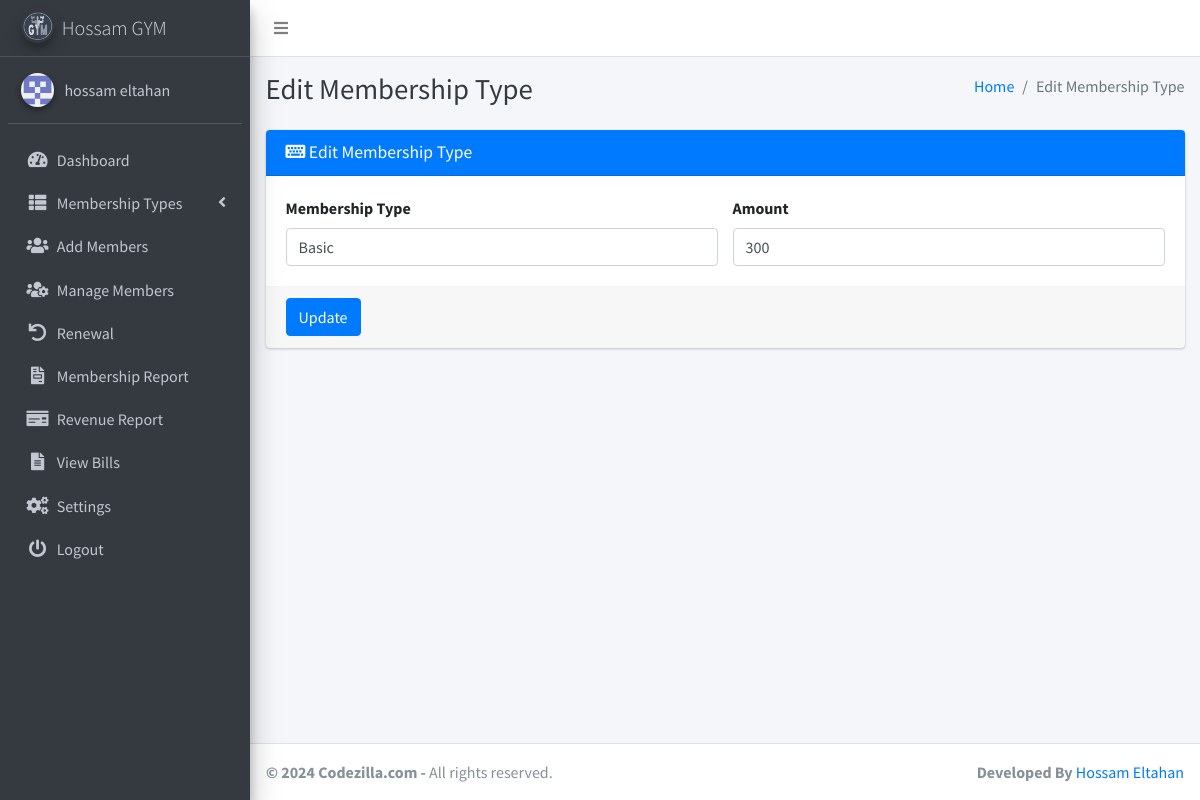
The page /edit_type.php?id=1 (signed in) on the database its author committed.
### tables this page shows
CREATE TABLE `settings` (
  `id` int(11) NOT NULL,
  `system_name` varchar(255) NOT NULL,
  `logo` varchar(255) NOT NULL,
  `currency` varchar(50) NOT NULL,
  `gym_address` varchar(255) DEFAULT NULL,
  `gym_contact` varchar(255) DEFAULT NULL,
  `gym_email` varchar(255) DEFAULT NULL,
  `gym_manager` varchar(255) DEFAULT NULL
);

CREATE TABLE `membership_types` (
  `id` int(11) NOT NULL,
  `type` varchar(255) NOT NULL,
  `amount` int(11) NOT NULL
);

### edit_type.php (the view, shortened to what this page needs)
<?php
include('includes/config.php');
$edit_id = $_GET['id'] ?? null;
$editQuery = "SELECT * FROM membership_types WHERE id = $edit_id";
$result = $conn->query($editQuery);
$editData = $result->fetch_assoc();
?>
<?php include('includes/header.php');?>
<body class="hold-transition sidebar-mini layout-fixed layout-navbar-fixed layout-footer-fixed">
<div class="wrapper">
  <?php include('includes/nav.php');?>
 <?php include('includes/sidebar.php');?>
  <div class="content-wrapper">
  <?php include('includes/pagetitle.php');?>
    <section class="content">
      <div class="container-fluid">
        <div class="row">
          <div class="col-md-12">
            <div class="card card-primary">
              <div class="card-header">
                <h3 class="card-title"><i class="fas fa-keyboard"></i> Edit Membership Type</h3>
              </div>
              <form method="post" action="">
                <div class="card-body">
                  <div class="row">
                    <div class="col-sm-6">
                      <label for="membershipType">Membership Type</label>
                      <input type="text" class="form-control" id="membershipType" name="membershipType" placeholder="Enter membership type" value="<?php echo $editData['type']; ?>" required>
                    </div>
                    <div class="col-sm-6">
                      <label for="membershipAmount">Amount</label>
                      <input type="number" class="form-control" id="membershipAmount" name="membershipAmount" placeholder="Enter membership type amount" value="<?php echo $editData['amount']; ?>" required>
                    </div>
                  </div>
                </div>
                <div class="card-footer">
                  <button type="submit" class="btn btn-primary">Update</button>
                </div>
              </form>
            </div>
          </div>
        </div>
      </div>
    </section>
  </div>
  <footer class="main-footer">
        <strong> &copy; <?php echo date('Y');?> Codezilla.com</a> -</strong>
        All rights reserved.
        <div class="float-right d-none d-sm-inline-block">
        <b>Developed By</b> <a href="https://www.linkedin.com/in/hossam-eltahan-24528b253/">Hossam Eltahan</a>
        </div>
    </footer>
</div>
</body>
</html>

### includes/sidebar.php (shortened to what this page needs)
<aside class="main-sidebar sidebar-dark-primary elevation-4">
  <a href="" class="brand-link">
    <img src="<?php echo getLogoUrl(); ?>" alt="Logo" class="brand-image img-circle elevation-3" style="opacity: .8">
    <span class="brand-text font-weight-light"><?php echo getSystemName(); ?></span>
  </a>
  <?php
  function getSystemName()
  {
      global $conn;
      $systemNameQuery = "SELECT system_name FROM settings";
      $systemNameResult = $conn->query($systemNameQuery);
      if ($systemNameResult->num_rows > 0) {
          $systemNameRow = $systemNameResult->fetch_assoc();
          return $systemNameRow['system_name'];
      } else {
          return 'Codezilla';
      }
  }
  function getLogoUrl()
  {
      global $conn;
      $logoQuery = "SELECT logo FROM settings";
      $logoResult = $conn->query($logoQuery);
      if ($logoResult->num_rows > 0) {
          $logoRow = $logoResult->fetch_assoc();
          return $logoRow['logo'];
      } else {
          return 'dist/img/AdminLTELogo.png';
      }
  }
  function getGymManagerName()
  {
      global $conn;
      $managerQuery = "SELECT gym_manager FROM settings";
      $managerResult = $conn->query($managerQuery);
      if ($managerResult->num_rows > 0) {
          $managerRow = $managerResult->fetch_assoc();
          return $managerRow['gym_manager'];
      } else {
          return 'Gym Manager';
      }
  }
  ?>
  <div class="sidebar">
    <div class="user-panel mt-3 pb-3 mb-3 d-flex">
      <div class="image">
        <img src="dist/img/2382414.png" class="img-circle elevation-2" alt="User Image">
      </div>
      <div class="info">
        <a href="#" class="d-block"><?php echo getGymManagerName(); ?></a>
      </div>
    </div>
    <nav class="mt-2">
      <ul class="nav nav-pills nav-sidebar flex-column" data-widget="treeview" role="menu" data-accordion="false">
        <li class="nav-item">
          <a href="dashboard.php" class="nav-link <?php echo ($current_page == 'dashboard.php') ? 'active' : ''; ?>">
            <i class="nav-icon fas fa-tachometer-alt"></i>
            <p>Dashboard</p>
          </a>
        </li>
        <li class="nav-item has-treeview">
          <a href="#" class="nav-link <?php echo ($current_page == 'add_type.php' || $current_page == 'view_type.php' || $current_page == 'edit_type.php') ? 'active' : ''; ?>">
            <i class="nav-icon fas fa-th-list"></i>
            <p>
              Membership Types
              <i class="fas fa-angle-left right"></i>
            </p>
          </a>
        </li>
        <li class="nav-item">
          <a href="add_members.php" class="nav-link <?php echo ($current_page == 'add_members.php') ? 'active' : ''; ?>">
            <i class="nav-icon fas fa-users"></i>
            <p>Add Members</p>
          </a>
        </li>
        <li class="nav-item">
          <a href="manage_members.php" class="nav-link <?php echo ($current_page == 'manage_members.php' || $current_page == 'edit_member.php' || $current_page == 'memberProfile.php') ? 'active' : ''; ?>">
            <i class="nav-icon fas fa-users-cog"></i>
            <p>Manage Members</p>
          </a>
        </li>
        <li class="nav-item">
          <a href="list_renewal.php" class="nav-link <?php echo ($current_page == 'list_renewal.php' || $current_page == 'renew.php') ? 'active' : ''; ?>">
            <i class="nav-icon fas fa-undo"></i>
            <p>Renewal</p>
          </a>
        </li>
        <li class="nav-item">
          <a href="report.php" class="nav-link <?php echo ($current_page == 'report.php') ? 'active' : ''; ?>">
            <i class="nav-icon fas fa-file-invoice"></i>
            <p>Membership Report</p>
          </a>
        </li>
        <li class="nav-item">
          <a href="revenue_report.php" class="nav-link <?php echo ($current_page == 'revenue_report.php') ? 'active' : ''; ?>">
            <i class="nav-icon fas fa-money-check"></i>
            <p>Revenue Report</p>
          </a>
        </li>
        <li class="nav-item">
          <a href="all_bills.php" class="nav-link <?php echo ($current_page == 'all_bills.php') ? 'active' : ''; ?>">
            <i class="nav-icon fas fa-file-alt"></i>
            <p>View Bills</p>
          </a>
        </li>
        <li class="nav-item">
          <a href="settings.php" class="nav-link <?php echo ($current_page == 'settings.php') ? 'active' : ''; ?>">
            <i class="nav-icon fas fa-cogs"></i>
            <p>Settings</p>
          </a>
        </li>
        <li class="nav-item">
          <a href="logout.php" class="nav-link <?php echo ($current_page == 'logout.php') ? 'active' : ''; ?>">
            <i class="nav-icon fas fa-power-off"></i>
            <p>Logout</p>
          </a>
        </li>
      </ul>
    </nav>
  </div>
</aside>

### rows shown on the page
settings: logo (picture), system_name "Hossam GYM", gym_manager "hossam eltahan"
membership_types: membershipType "Basic", membershipAmount "300"

### other values the page prints
$pageTitle "Edit Membership Type"
